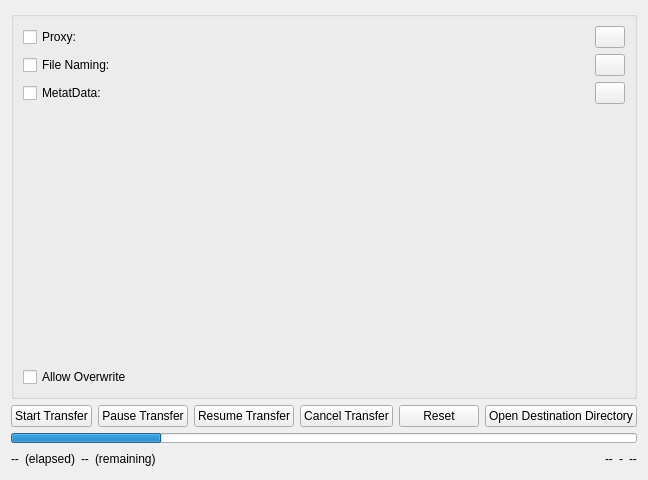
<?xml version="1.0" encoding="UTF-8"?>
<ui version="4.0">
 <class>w_sourceFunctions</class>
 <widget class="QWidget" name="w_sourceFunctions">
  <property name="geometry">
   <rect>
    <x>0</x>
    <y>0</y>
    <width>617</width>
    <height>480</height>
   </rect>
  </property>
  <property name="sizePolicy">
   <sizepolicy hsizetype="Preferred" vsizetype="Expanding">
    <horstretch>0</horstretch>
    <verstretch>0</verstretch>
   </sizepolicy>
  </property>
  <property name="windowTitle">
   <string>Media Browser</string>
  </property>
  <layout class="QHBoxLayout" name="horizontalLayout">
   <item>
    <widget class="QSplitter" name="splitter">
     <widget class="QWidget" name="w_functions" native="true">
      <property name="sizePolicy">
       <sizepolicy hsizetype="Preferred" vsizetype="Preferred">
        <horstretch>8</horstretch>
        <verstretch>0</verstretch>
       </sizepolicy>
      </property>
      <layout class="QVBoxLayout" name="verticalLayout_8">
       <property name="leftMargin">
        <number>0</number>
       </property>
       <property name="topMargin">
        <number>0</number>
       </property>
       <property name="rightMargin">
        <number>0</number>
       </property>
       <property name="bottomMargin">
        <number>0</number>
       </property>
       <item>
        <widget class="QGroupBox" name="gb_functions">
         <property name="enabled">
          <bool>true</bool>
         </property>
         <property name="title">
          <string/>
         </property>
         <layout class="QVBoxLayout" name="gb_lo_functions">
          <item>
           <layout class="QHBoxLayout" name="lo_ovr_proxy">
            <item>
             <widget class="QCheckBox" name="chb_ovr_proxy">
              <property name="sizePolicy">
               <sizepolicy hsizetype="Fixed" vsizetype="Fixed">
                <horstretch>0</horstretch>
                <verstretch>0</verstretch>
               </sizepolicy>
              </property>
              <property name="minimumSize">
               <size>
                <width>100</width>
                <height>0</height>
               </size>
              </property>
              <property name="maximumSize">
               <size>
                <width>100</width>
                <height>16777215</height>
               </size>
              </property>
              <property name="text">
               <string>Proxy:</string>
              </property>
             </widget>
            </item>
            <item>
             <widget class="QLabel" name="l_proxyMode">
              <property name="text">
               <string/>
              </property>
             </widget>
            </item>
            <item>
             <widget class="QPushButton" name="b_ovr_config_proxy">
              <property name="sizePolicy">
               <sizepolicy hsizetype="Fixed" vsizetype="Fixed">
                <horstretch>0</horstretch>
                <verstretch>0</verstretch>
               </sizepolicy>
              </property>
              <property name="minimumSize">
               <size>
                <width>30</width>
                <height>0</height>
               </size>
              </property>
              <property name="maximumSize">
               <size>
                <width>30</width>
                <height>16777215</height>
               </size>
              </property>
              <property name="text">
               <string/>
              </property>
             </widget>
            </item>
           </layout>
          </item>
          <item>
           <layout class="QHBoxLayout" name="lo_ovr_fileNaming">
            <item>
             <widget class="QCheckBox" name="chb_ovr_fileNaming">
              <property name="sizePolicy">
               <sizepolicy hsizetype="Fixed" vsizetype="Fixed">
                <horstretch>0</horstretch>
                <verstretch>0</verstretch>
               </sizepolicy>
              </property>
              <property name="minimumSize">
               <size>
                <width>100</width>
                <height>0</height>
               </size>
              </property>
              <property name="maximumSize">
               <size>
                <width>100</width>
                <height>16777215</height>
               </size>
              </property>
              <property name="text">
               <string>File Naming:</string>
              </property>
             </widget>
            </item>
            <item>
             <widget class="QLabel" name="l_enabledNameMods">
              <property name="text">
               <string/>
              </property>
             </widget>
            </item>
            <item>
             <widget class="QPushButton" name="b_ovr_config_fileNaming">
              <property name="sizePolicy">
               <sizepolicy hsizetype="Fixed" vsizetype="Fixed">
                <horstretch>0</horstretch>
                <verstretch>0</verstretch>
               </sizepolicy>
              </property>
              <property name="minimumSize">
               <size>
                <width>30</width>
                <height>0</height>
               </size>
              </property>
              <property name="maximumSize">
               <size>
                <width>30</width>
                <height>16777215</height>
               </size>
              </property>
              <property name="text">
               <string/>
              </property>
             </widget>
            </item>
           </layout>
          </item>
          <item>
           <layout class="QHBoxLayout" name="lo_ovr_metadata">
            <item>
             <widget class="QCheckBox" name="chb_ovr_metadata">
              <property name="sizePolicy">
               <sizepolicy hsizetype="Fixed" vsizetype="Fixed">
                <horstretch>0</horstretch>
                <verstretch>0</verstretch>
               </sizepolicy>
              </property>
              <property name="minimumSize">
               <size>
                <width>100</width>
                <height>0</height>
               </size>
              </property>
              <property name="maximumSize">
               <size>
                <width>100</width>
                <height>16777215</height>
               </size>
              </property>
              <property name="text">
               <string>MetatData:</string>
              </property>
             </widget>
            </item>
            <item>
             <widget class="QLabel" name="l_enabledMetaData">
              <property name="text">
               <string/>
              </property>
             </widget>
            </item>
            <item>
             <widget class="QPushButton" name="b_ovr_config_metadata">
              <property name="sizePolicy">
               <sizepolicy hsizetype="Fixed" vsizetype="Fixed">
                <horstretch>0</horstretch>
                <verstretch>0</verstretch>
               </sizepolicy>
              </property>
              <property name="minimumSize">
               <size>
                <width>30</width>
                <height>0</height>
               </size>
              </property>
              <property name="maximumSize">
               <size>
                <width>30</width>
                <height>16777215</height>
               </size>
              </property>
              <property name="text">
               <string/>
              </property>
             </widget>
            </item>
           </layout>
          </item>
          <item>
           <spacer name="verticalSpacer">
            <property name="orientation">
             <enum>Qt::Vertical</enum>
            </property>
            <property name="sizeType">
             <enum>QSizePolicy::Expanding</enum>
            </property>
            <property name="sizeHint" stdset="0">
             <size>
              <width>20</width>
              <height>500</height>
             </size>
            </property>
           </spacer>
          </item>
          <item>
           <layout class="QHBoxLayout" name="lo_options">
            <item>
             <widget class="QCheckBox" name="chb_overwrite">
              <property name="text">
               <string>Allow Overwrite</string>
              </property>
             </widget>
            </item>
           </layout>
          </item>
         </layout>
        </widget>
       </item>
       <item>
        <layout class="QHBoxLayout" name="lo_transferButtons">
         <item>
          <widget class="QPushButton" name="b_transfer_start">
           <property name="text">
            <string>Start Transfer</string>
           </property>
          </widget>
         </item>
         <item>
          <widget class="QPushButton" name="b_transfer_pause">
           <property name="text">
            <string>Pause Transfer</string>
           </property>
          </widget>
         </item>
         <item>
          <widget class="QPushButton" name="b_transfer_resume">
           <property name="text">
            <string>Resume Transfer</string>
           </property>
          </widget>
         </item>
         <item>
          <widget class="QPushButton" name="b_transfer_cancel">
           <property name="text">
            <string>Cancel Transfer</string>
           </property>
          </widget>
         </item>
         <item>
          <widget class="QPushButton" name="b_transfer_reset">
           <property name="text">
            <string>Reset</string>
           </property>
          </widget>
         </item>
         <item>
          <widget class="QPushButton" name="b_openDestDir">
           <property name="text">
            <string>Open Destination Directory</string>
           </property>
          </widget>
         </item>
        </layout>
       </item>
       <item>
        <layout class="QHBoxLayout" name="lo_progBar_total">
         <item>
          <widget class="QProgressBar" name="progBar_total">
           <property name="maximumSize">
            <size>
             <width>16777215</width>
             <height>10</height>
            </size>
           </property>
           <property name="value">
            <number>24</number>
           </property>
           <property name="textVisible">
            <bool>false</bool>
           </property>
          </widget>
         </item>
        </layout>
       </item>
       <item>
        <layout class="QHBoxLayout" name="lo_transferStats">
         <item>
          <widget class="QLabel" name="l_time_elapsed">
           <property name="text">
            <string>--</string>
           </property>
          </widget>
         </item>
         <item>
          <widget class="QLabel" name="l_time_elapsedText">
           <property name="text">
            <string>(elapsed)</string>
           </property>
          </widget>
         </item>
         <item>
          <widget class="QLabel" name="l_time_remain">
           <property name="text">
            <string>--</string>
           </property>
          </widget>
         </item>
         <item>
          <widget class="QLabel" name="l_time_remainText">
           <property name="text">
            <string>(remaining)</string>
           </property>
          </widget>
         </item>
         <item>
          <spacer name="horizontalSpacer">
           <property name="orientation">
            <enum>Qt::Horizontal</enum>
           </property>
           <property name="sizeHint" stdset="0">
            <size>
             <width>10</width>
             <height>20</height>
            </size>
           </property>
          </spacer>
         </item>
         <item>
          <widget class="QLabel" name="l_size_copied">
           <property name="text">
            <string>--</string>
           </property>
          </widget>
         </item>
         <item>
          <widget class="QLabel" name="l_size_dash">
           <property name="text">
            <string>-</string>
           </property>
          </widget>
         </item>
         <item>
          <widget class="QLabel" name="l_size_total">
           <property name="text">
            <string>--</string>
           </property>
          </widget>
         </item>
        </layout>
       </item>
      </layout>
     </widget>
    </widget>
   </item>
  </layout>
 </widget>
 <resources/>
 <connections>
  <connection>
   <sender>chb_ovr_fileNaming</sender>
   <signal>toggled(bool)</signal>
   <receiver>b_ovr_config_fileNaming</receiver>
   <slot>setEnabled(bool)</slot>
   <hints>
    <hint type="sourcelabel">
     <x>25</x>
     <y>90</y>
    </hint>
    <hint type="destinationlabel">
     <x>257</x>
     <y>94</y>
    </hint>
   </hints>
  </connection>
  <connection>
   <sender>chb_ovr_proxy</sender>
   <signal>toggled(bool)</signal>
   <receiver>b_ovr_config_proxy</receiver>
   <slot>setEnabled(bool)</slot>
   <hints>
    <hint type="sourcelabel">
     <x>30</x>
     <y>125</y>
    </hint>
    <hint type="destinationlabel">
     <x>294</x>
     <y>130</y>
    </hint>
   </hints>
  </connection>
  <connection>
   <sender>chb_ovr_metadata</sender>
   <signal>toggled(bool)</signal>
   <receiver>b_ovr_config_metadata</receiver>
   <slot>setEnabled(bool)</slot>
   <hints>
    <hint type="sourcelabel">
     <x>31</x>
     <y>157</y>
    </hint>
    <hint type="destinationlabel">
     <x>276</x>
     <y>160</y>
    </hint>
   </hints>
  </connection>
 </connections>
</ui>
